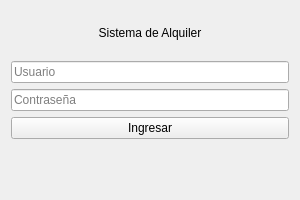
<?xml version="1.0" encoding="UTF-8"?>
<ui version="4.0">
 <class>LoginWidget</class>
 <widget class="QWidget" name="LoginWidget">
  <property name="geometry">
   <rect>
    <x>0</x>
    <y>0</y>
    <width>300</width>
    <height>200</height>
   </rect>
  </property>
  <layout class="QVBoxLayout" name="verticalLayout">
   <item>
    <widget class="QLabel" name="titleLabel">
     <property name="text">
      <string>Sistema de Alquiler</string>
     </property>
     <property name="alignment">
      <set>Qt::AlignCenter</set>
     </property>
    </widget>
   </item>
   <item>
    <widget class="QLineEdit" name="usernameLineEdit">
     <property name="placeholderText">
      <string>Usuario</string>
     </property>
    </widget>
   </item>
   <item>
    <widget class="QLineEdit" name="passwordLineEdit">
     <property name="echoMode">
      <enum>QLineEdit::Password</enum>
     </property>
     <property name="placeholderText">
      <string>Contraseña</string>
     </property>
    </widget>
   </item>
   <item>
    <widget class="QPushButton" name="btn_login">
     <property name="text">
      <string>Ingresar</string>
     </property>
    </widget>
   </item>
   <item>
    <widget class="QLabel" name="errorLabel">
     <property name="text">
      <string></string>
     </property>
     <property name="alignment">
      <set>Qt::AlignCenter</set>
     </property>
     <property name="styleSheet">
      <string notr="true">color: red;</string>
     </property>
    </widget>
   </item>
  </layout>
 </widget>
 <resources/>
 <connections/>
</ui>
